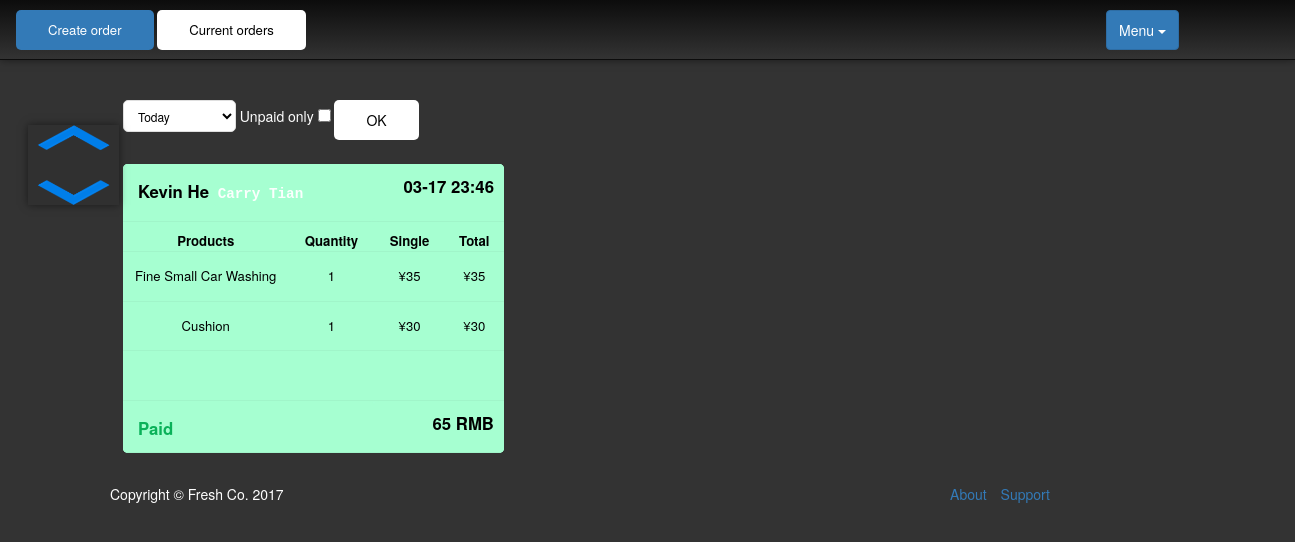
The app's page /admin/index.php with its own data.
### tables this page shows
CREATE TABLE IF NOT EXISTS `orders` (
  `id` int(10) unsigned NOT NULL,
  `cus_id` varchar(6) DEFAULT NULL,
  `employee_id` int(11) NOT NULL,
  `car_id` int(11) NOT NULL,
  `Date` date DEFAULT NULL,
  `Time` time DEFAULT NULL,
  `status` tinyint(4) NOT NULL,
  `rate` int(11) NOT NULL,
  `Discount` double NOT NULL
);

CREATE TABLE IF NOT EXISTS `order_product` (
  `item_id` int(10) unsigned NOT NULL,
  `order_id` int(10) unsigned DEFAULT NULL,
  `product_id` int(10) unsigned DEFAULT NULL,
  `Quantity` int(11) DEFAULT NULL
);

CREATE TABLE IF NOT EXISTS `product_service` (
  `id` int(10) unsigned NOT NULL,
  `product_name` varchar(50) DEFAULT NULL,
  `Price` int(11) DEFAULT NULL,
  `type_id` int(11) DEFAULT NULL
);

### admin/inc/db.php (called while the page is built, shortened)
<?php
 class Mysql{
	function __construct(){
		$this->conn=$this->getConn();
	}
	function getConn(){
        $conn =  mysql_connect('localhost','root','0618') or die("Cannot connect to server".mysql_error());
        return $conn;
    }
	function fetch($result){
        $row = mysql_fetch_array($result);
        return $row;
    }
	function query($sql){
        $res = mysql_query($sql,$this->conn) or die(mysql_error());
		return $res;
	}
}
$mysql = new Mysql();
?>

### admin/orders_block.php (the view, shortened to what this page needs)
<?php
	include 'timecond.php';
	$sql_orders = "SELECT o.id,o.cus_id,CONCAT(c.firstname,' ',c.lastname) AS cusname,employee_id,CONCAT(e.firstname,' ',e.lastname) AS empname,Date,Time,status FROM orders as o LEFT JOIN customer as c ON o.cus_id = c.id LEFT JOIN employee as e ON o.employee_id = e.id $condition ORDER BY Date DESC,time DESC";
	$result = $mysql->query($sql_orders);
	while($row_order = $mysql->fetch($result)) {
		$cusname= empty($row_order['cusname']) ? 'Unknown': $row_order['cusname'];
		$empname= empty($row_order['empname']) ? 'Unknown': $row_order['empname'];
?>
<div class='order_block' id='ob<?php echo $row_order[0];?>'>
  <div class='ob_nav' id='obnav<?php echo $row_order[0];?>'>
	<table id="ob_tbl<?php echo $row_order[0];?>">
		<tr>
		<?php
		$sql_order_price = "select sum(f.price * quantity) as order_price, count(*) as num from order_product inner join product_service as f ON order_product.product_id = f.id where order_id = {$row_order['id']}";
			$res=$mysql->query($sql_order_price);
			$row_item=$mysql->fetch($res);
			$num=$row_item['num'];
			echo "<th colspan='2'>$cusname  <samp><small>$empname</small></samp></th>
					<th class='text-right' colspan='2'>".substr($row_order['Date'],5)." ".substr($row_order['Time'],0,5)."</th>";
			?>
		</tr>
		<tr id='ob_tbl_th'>
			<td>Products</td>
			<td>Quantity</td>
			<td>Single</td>
			<td>Total</td>
		</tr>
		<?php
		$sql_item_detail = "SELECT Item_id,F.order_id,cus.lastname as lname,Cs.product_name as item_name,Cp.product_name,Quantity,Cs.price as Single_Price,(Cs.price*quantity)as Total_Price,F.product_id from order_product as F JOIN orders as O on F.order_id = O.id JOIN product_service as Cs ON F.product_id = Cs.id JOIN product_service as Cp ON Cp.id = Cs.type_id LEFT JOIN customer as cus ON cus.id = O.cus_id WHERE F.order_id= {$row_order['id']}";
			$result_item_detail = $mysql->query($sql_item_detail);
			echo "<form id='formd{$row_order['id']}' method='post' action='index.php?page=create_order'>";
			$showtimes=0;
			while($row_item_detail = $mysql->fetch($result_item_detail)) {
				$showtimes++;
				if ($showtimes<4){
					echo "<tr id='ob_tbl_tb' >
							<td>".$row_item_detail['item_name']." </td>
							<td>".$row_item_detail['Quantity']." </td>
							<td>&#165;".$row_item_detail['Single_Price']." </td>
							<td>&#165;".$row_item_detail['Total_Price']." </td>
						</tr>";
				}
			}
			echo "<input type='hidden' name='od_cus[{$row_order['id']}]' value='{$row_order['cus_id']}'/>
					<input type='hidden' name='od_emp' value='{$row_order['employee_id']}'/>
				</form>";
			for($n=$num;$n<3;$n++){
				echo "<tr id='ob_tbl_tb'><td>&nbsp</td><td>&nbsp</td><td>&nbsp</td><td>&nbsp</td></tr>";
			}
			echo "<tr id='ob_tbl_tb'>
					<th colspan='2' id='paid'><span id='paid$row_order[0]'>Paid</span></th>
					<th class='text-right' colspan='2'>{$row_item['order_price']}&nbspRMB</th>
				</tr>";
		?>
	</table>
</div>
</div>
<?php
	}
?>

### static/css/kube.css (style rules this page uses)
html { box-sizing: border-box; }
*, *:before, *:after { box-sizing: inherit; }
* { margin: 0; padding: 0; border: 0; outline: 0; font-size: 100%; vertical-align: baseline; background: transparent; }
table { border-collapse: collapse; border-spacing: 0; }
caption, th, td { text-align: left; vertical-align: top; }
html { font-size: 62.5%; }
body { font-family: 'Helvetica Neue', Helvetica, Arial, sans-serif; font-size: 1.5em; line-height: 24px; background: #ffffff; color: #202020; }
p, ul, ol, dl, blockquote, hr, pre, table, fieldset, figure, address, output { margin-bottom: 16px; }
small { font-size: 86%; line-height: 20px; }
pre, code, kbd, samp, var, output { font-size: 90%; font-style: normal; font-family: Menlo, Monaco, Consolas, Courier, monospace; }
mark, code, samp, kbd { padding: .2rem .4rem; display: inline-block; line-height: 1; border-radius: 2px; }
samp { background: #46a9fc; color: rgba(255, 255, 255, 0.95); }
table { max-width: 100%; width: 100%; empty-cells: show; }
table th, table td { font-size: 94%; border-bottom: 1px solid rgba(0, 0, 0, 0.04); padding: 16px; padding-bottom: 15px; }
table th:first-child, table td:first-child { padding-left: 0; }
table th:last-child, table td:last-child { padding-right: 0; }
form { margin-bottom: 24px; }
.text-right { text-align: right; }

### static/css/admin.css (style rules this page uses)
table,input,select,button,.mainblocks { background:#fff; color: black; border-radius:5px; }
table tr td:first-child,table tr th:first-child { padding:15px; }
body { background-color: #333333; }
.order_block { width: 33%; padding-right: 5px; height: 300px; float:left; }
.ob_nav { border-radius:5px; height: 280px; }
.ob_nav table { height: 274px; border-radius:5px; }
.ob_nav table th { background: #f8f8f8; font-size: 1.2em; padding:10px; //white-space:nowrap; border-radius:5px; }
#ob_tbl_th td { font-weight: bold; text-align:center; padding: 10px 10px 0px 10px; }
#ob_tbl_tb td { text-align:center; padding: 15px 0px 15px 0px; }
#ob_tbl_tb th { padding-bottom: 12px; }
#paid span { color: #0ab159; visibility:hidden; }

### records on screen
orders: cusname "Kevin He", empname "Carry Tian", Date "03-17", Time "23:46", order_price "65"
order_product: product_service.product_name "Fine Small Car Washing", Quantity "1", product_service.Price "35", Total_Price "35"
order_product: product_service.product_name "Cushion", Quantity "1", product_service.Price "30", Total_Price "30"
